Frame 1 (no input): blank canvas, image omitted
Frame 60 (the mouse pressed at the canvas centre just before this capture): blank canvas, image omitted
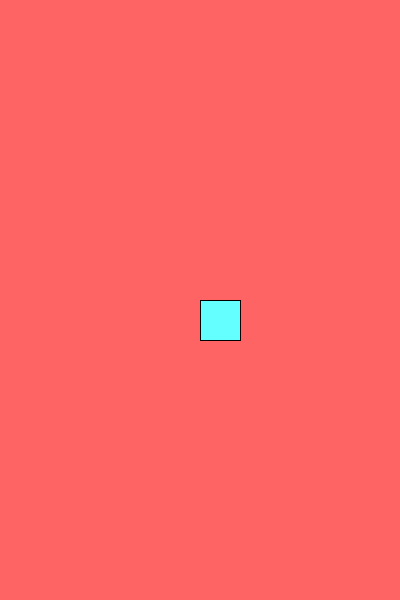
Frame 120 (the mouse held since frame 60 and released just before this capture)

The Processing sketch whose frames 1 and 60 were blank and that drew this single picture after the mouse press (run headless with seeded random() and noise(); from frame 60 on, the mouse is pressed at the canvas centre):

// Processing sketch: draw_rectangle
// ── draw_rectangle.pde
void setup() {
  size(400, 600);
  background(255,100,100);
}

void draw() {

  fill(100, 255, 255);

  if(mousePressed) {
    rect(mouseX, mouseY, 40, 40);
  }

  if(keyPressed) {
    background(255,100,100);
  }
}
